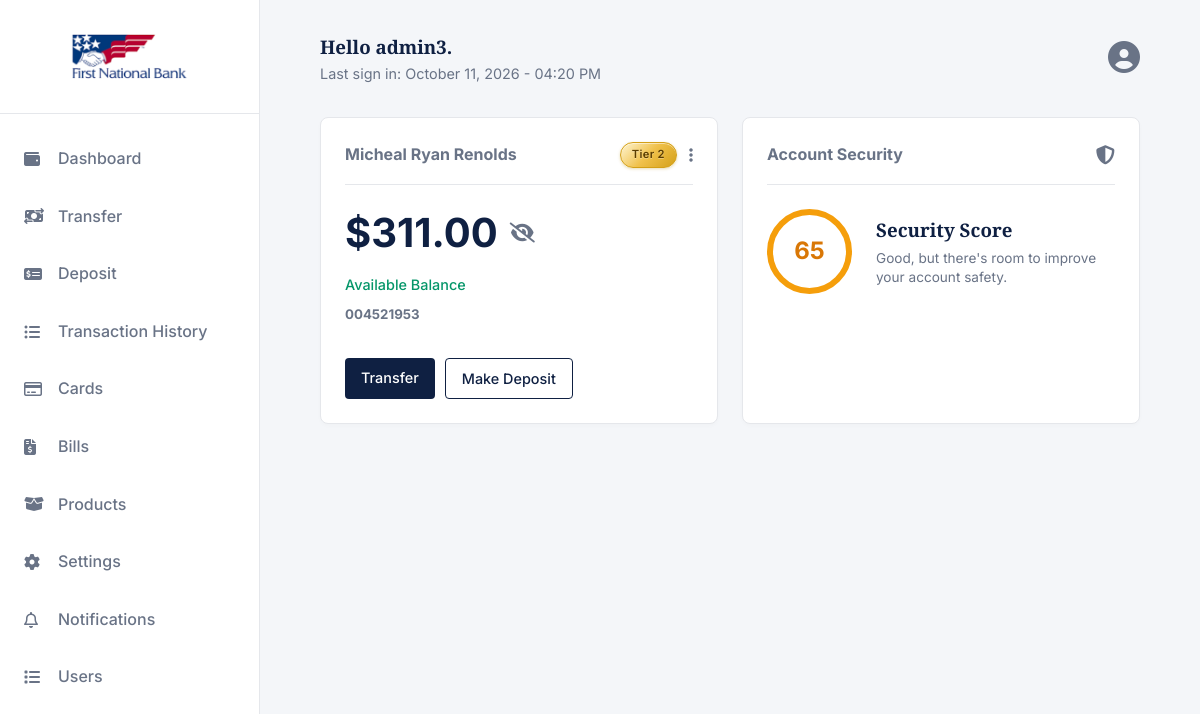
Screenshot of /dashboard/ (signed in) with the database file from the repository.
### app/models.py (models this page shows, shortened)
class User(AbstractUser):
    full_name = models.CharField(max_length=50, blank=True, null=True)
    email = models.EmailField(unique=True)
    phone_number = models.CharField(max_length=20, blank=True)
    is_verified   = models.BooleanField(default=False)
    social_sec = models.CharField(max_length=20)
    country = models.ForeignKey(
        Country,
        null=True, blank=True,
        on_delete=models.SET_NULL,
        related_name="users"
    )
    class Meta:
        db_table = "users"

class Account(models.Model):
    class AccountType(models.TextChoices):
        SAVINGS  = "SAVINGS",  "Savings"
        CHECKING = "CHECKING", "Checking"
        WALLET   = "WALLET",   "Wallet"
    class TierType(models.TextChoices):
        TierOne  = "Tier 1",  "Tier 1"
        TierTwo = "Tier 2", "Tier 2"
        TierThree   = "Tier 3",   "Tier 3"
    id             = models.UUIDField(primary_key=True, default=uuid.uuid4, editable=False)
    user           = models.OneToOneField(User, on_delete=models.PROTECT, related_name="account")
    account_genID  = models.CharField(max_length=20, unique=True, db_index=True)
    account_type   = models.CharField(max_length=20, choices=AccountType.choices, default=AccountType.SAVINGS)
    tier           = models.CharField(max_length=20, choices=TierType.choices, default=TierType.TierOne)
    balance        = models.DecimalField(max_digits=18, decimal_places=2, default=0)
    dob            = models.DateField(null=True, blank=True)
    nok_name       = models.CharField(max_length=100, null=True, blank=True)
    nok_contact    = models.CharField(max_length=100, null=True, blank=True)
    address        = models.CharField(max_length=100, null=True, blank=True)
    utility_bill   = CloudinaryField('raw', null=True, blank=True)
    is_active      = models.BooleanField(default=True)
    created_at     = models.DateTimeField(auto_now_add=True)
    updated_at     = models.DateTimeField(auto_now=True)
    pin            = models.CharField(max_length=4, null=True, blank=True)
    class Meta:
        db_table = "accounts"

### app/views.py (the view)
# urls.py: path('dashboard/', dashboard, name='dashboard'),
@login_required(login_url='accounts:login')
def dashboard(request):
    user = request.user
    score = TIER_SCORES.get(user.account.tier)
    transactions = Transaction.objects.filter(account=request.user.account).order_by('-created_at')[:2]
    time = timezone.now()
    context = {
        'user': user,
        'transactions': transactions,
        'time': time,
        'score': score
    }
    return render(request, 'User/dashboard.html', context)

### templates/User/dashboard.html (shortened to what this page needs)
{% extends 'base.html' %}
{% load static %}
{% load humanize %}
{% block content %}
<main class="main-content">
    <div class="top-bar">
        <div>
            <h3>Hello {{user.username}}.</h3>
            <p style="color: var(--text-secondary); font-size: 0.9rem;">Last sign in: {{time|date:"F j, Y - h:i A" }}</p>
        </div>
        <div>
            {% if score < 40 %}
            <a href="{% url 'app:upgrade_tier' %}" style="color: var(--text-secondary); margin-left: 15px;"><i class="fa-solid fa-user-circle fa-2x"></i></a>
            {% else %}
            <a href="{% url 'app:profile' %}" style="color: var(--text-secondary); margin-left: 15px;"><i class="fa-solid fa-user-circle fa-2x"></i></a>
            {% endif %}
        </div>
    </div>
    <div class="grid-2">
        <div class="card">
            <div style="display: flex; justify-content: space-between; align-items: center; border-bottom: 1px solid var(--border-color); padding-bottom: 1rem; margin-bottom: 1rem;">
                <h4 style="font-family: var(--font-body); color: var(--text-secondary);">{{user.full_name}}
                </h4>
                <div style="display: flex; align-items: center; gap: 12px;">
                    <span class="tier-badge-gold">
                        {% if score < 40 %}Tier 1
                    {% elif score == 100 %}Tier 3
                    {% elif score >= 40 %}Tier 2{% endif %}</span>
                    <i class="fa-solid fa-ellipsis-vertical" style="color: var(--text-secondary); cursor: pointer;"></i>
                </div>
            </div>
            <h2 style="font-size: 2.5rem; margin-bottom: 0.5rem; font-family: var(--font-body); display: flex; align-items: center; gap: 12px;">
                <span id="account-balance" data-balance="{% if request.user.country %}{{request.user.country.currency_symbol}}{% else %}${% endif %}{{user.account.balance|intcomma}}">{% if request.user.country %}{{request.user.country.currency_symbol}}{% else %}${% endif %}{{user.account.balance|intcomma}}</span>
                <i class="fa-solid fa-eye-slash" id="toggle-balance" style="font-size: 1.25rem; color: var(--text-secondary); cursor: pointer;" title="Toggle Balance Visibility"></i>
            </h2>
            <p style="color: var(--success); font-weight: 500; font-size: 0.9rem;">Available Balance</p>
            <h5 style="font-family: var(--font-body); color: var(--text-secondary); margin-top: 0.5rem;">{{user.account.account_genID}}</h5>
            <div class="mt-2" style="display: flex; gap: 10px;">
                <a href="{% url 'app:transfer' %}" class="btn btn-primary" style="padding: 0.5rem 1rem; font-size: 0.9rem;">Transfer</a>
                <a href="{% url 'app:deposit' %}" class="btn btn-outline" style="padding: 0.5rem 1rem; font-size: 0.9rem;">Make Deposit</a>
            </div>
        </div>
        <div class="card">
            <div style="display: flex; justify-content: space-between; align-items: center; border-bottom: 1px solid var(--border-color); padding-bottom: 1rem; margin-bottom: 1rem;">
                <h4 style="font-family: var(--font-body); color: var(--text-secondary);">Account Security</h4>
                <i class="fa-solid fa-shield-halved" style="color: var(--text-secondary); font-size: 1.2rem;"></i>
            </div>
            <div class="security-score-wrapper">
                <div class="score-circle
                    {% if score < 40 %}score-red
                    {% elif score == 100 %}score-green
                    {% elif score >= 40 %}score-yellow{% endif %}">
                    {{ score }}
                </div>
                <div class="security-score-details">
                    <h3 style="margin-bottom: 0.25rem;">Security Score</h3>
                    <p style="color: var(--text-secondary); font-size: 0.85rem; line-height: 1.4;">
                        {% if score < 40 %}
                            Action required. Your account is currently at high risk.
                        {% elif score == 100 %}
                            Excellent! Your account is fully secured.
                        {% else %}
                            Good, but there's room to improve your account safety.
                        {% endif %}
                    </p>
{% endblock %}

### static/css/styles.css (style rules this page uses)
:root { --bg-color: #f4f6f9; --surface-color: #ffffff; --text-primary: #1a1f36; --text-secondary: #697386; --brand-primary: #0f2042; --brand-accent: #cba052; --border-color: #e5e7eb; --success: #059669; --danger: #dc2626; --warning: #d97706; --font-heading: 'Playfair Display', serif; --font-body: 'Inter', sans-serif; --sidebar-width: 260px; --transition: all 0.3s ease; }
* { margin: 0; padding: 0; box-sizing: border-box; }
body { font-family: var(--font-body); background-color: var(--bg-color); color: var(--text-primary); line-height: 1.6; transition: background-color var(--transition), color var(--transition); }
h1, h2, h3, h4, .brand-logo { font-family: var(--font-heading); color: var(--brand-primary); }
a { text-decoration: none; color: var(--brand-primary); }
.btn { display: inline-block; padding: 0.75rem 1.5rem; border-radius: 4px; font-weight: 500; cursor: pointer; text-align: center; border: none; transition: var(--transition); }
.btn-primary { background-color: var(--brand-primary); color: #fff; }
.btn-outline { border: 1px solid var(--brand-primary); color: var(--brand-primary); background: transparent; }
.card { background-color: var(--surface-color); border: 1px solid var(--border-color); border-radius: 8px; padding: 1.5rem; box-shadow: 0 2px 4px rgba(0,0,0,0.02); }
.main-content { flex: 1; padding: 2rem 5%; overflow-y: auto; }
.top-bar { display: flex; justify-content: space-between; align-items: center; margin-bottom: 2rem; }
.mt-2 { margin-top: 2rem; }
.grid-2 { display: grid; grid-template-columns: 1fr 1fr; gap: 1.5rem; }

### templates/User/dashboard.html (style rules this page uses)
.tier-badge-gold { display: inline-block; padding: 0.2rem 0.7rem; font-family: inherit; font-size: 0.7rem; font-weight: 600; letter-spacing: 0.3px; color: #5a3d00; background: linear-gradient(135deg, #fff6d5 0%, #f0c14b 25%, #d4a017 50%, #f7dc8a 75%, #b8860b 100%); background-size: 200% 200%; border-radius: 20px; border: 1px solid #d4a017; box-shadow: 0 1px 3px rgba(180, 140, 0, 0.3), inset 0 1px 0 rgba(255,255,255,0.5); text-shadow: 0 1px 0 rgba(255,255,255,0.3); animation: gold-shimmer 4s ease infinite; }
.security-score-wrapper { display: flex; align-items: center; gap: 1.5rem; padding-top: 0.5rem; }
.score-circle { width: 85px; height: 85px; border-radius: 50%; display: flex; align-items: center; justify-content: center; font-size: 1.5rem; font-weight: 700; border: 6px solid; font-family: var(--font-body); flex-shrink: 0; }
.score-yellow { border-color: #f59e0b; color: #d97706; }

### rows the page displays
User: username "admin3", full_name "Micheal Ryan Renolds", account.balance "311.00", account.account_genID "004521953"

### other values shown
{{ score }} "65"
